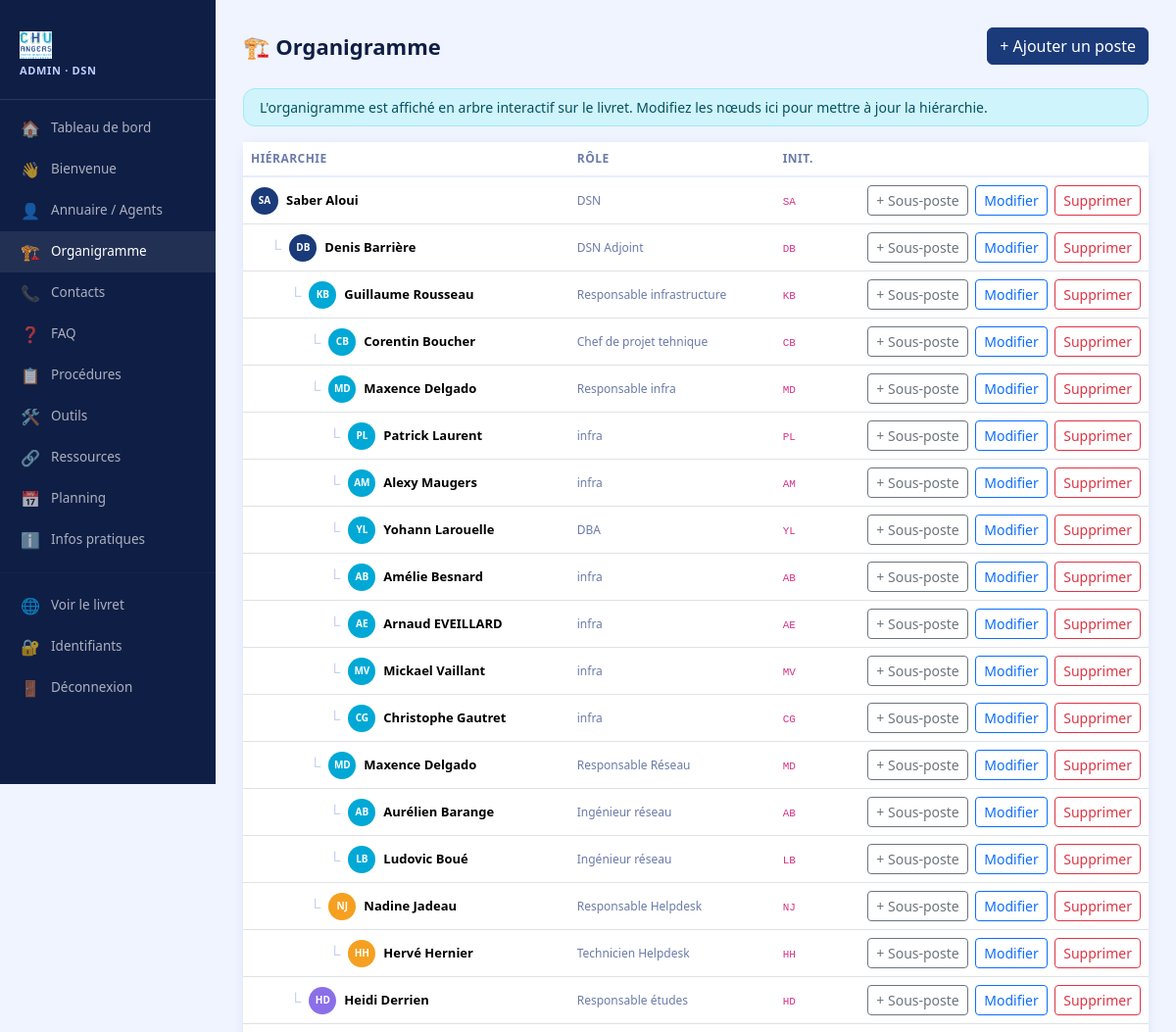
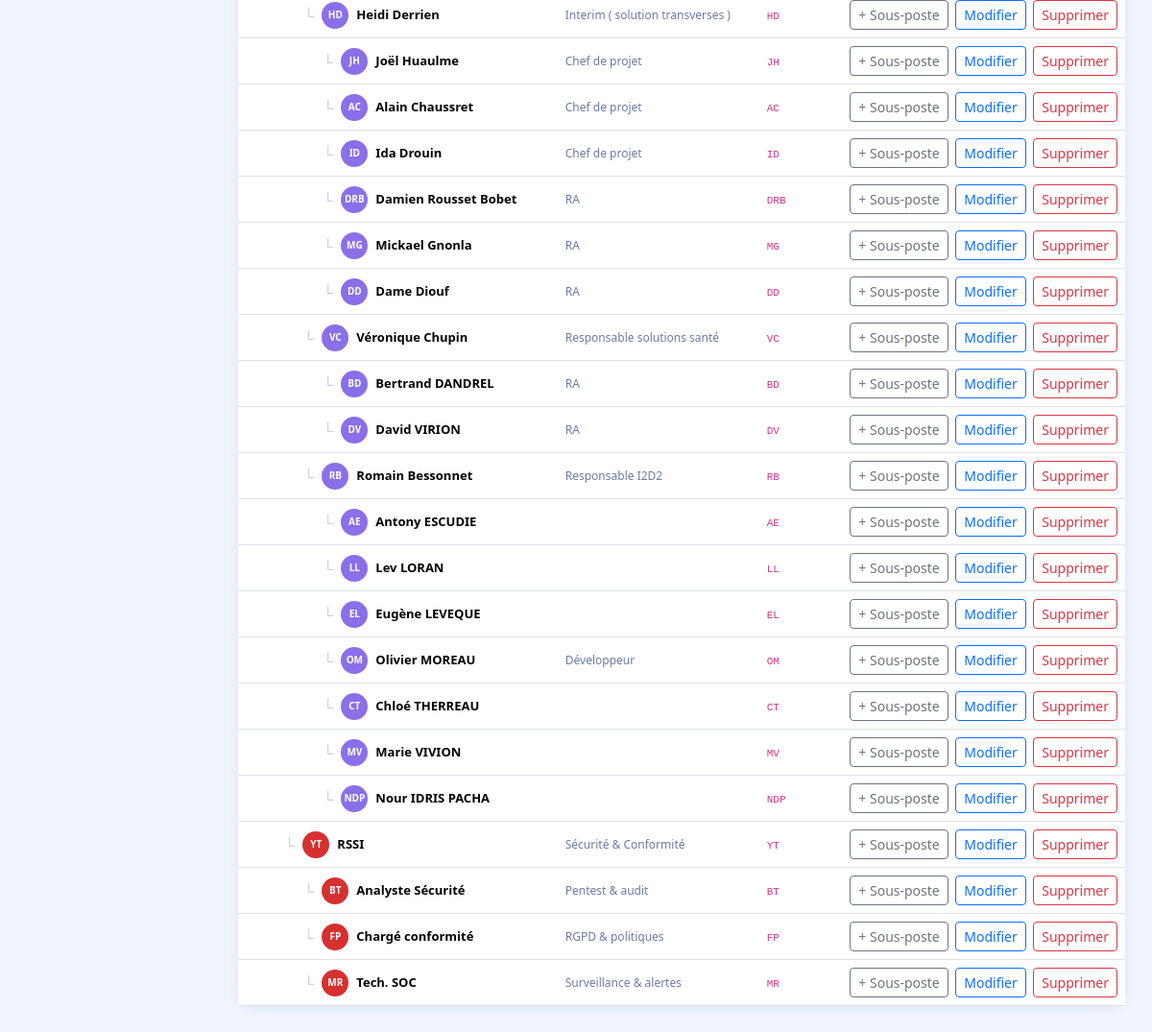
Screenshot of /admin/organigramme.php (signed in) with the database file from the repository (2 pictures, top to bottom).
### tables this page shows
CREATE TABLE `org_nodes` (
  `id` int(11) NOT NULL AUTO_INCREMENT,
  `parent_id` int(11) DEFAULT NULL,
  `nom` varchar(200) NOT NULL,
  `role_label` varchar(200) DEFAULT NULL,
  `initiales` varchar(5) DEFAULT NULL,
  `couleur` varchar(20) DEFAULT '#1B3A7A',
  `ordre` int(11) DEFAULT '0',
  PRIMARY KEY (`id`),
  KEY `parent_id` (`parent_id`)
);

### admin/organigramme.php (the view, shortened to what this page needs)
<?php
require_once '_layout.php';
$db  = getDB();
$action = $_GET['action'] ?? 'list';
$allNodes = $db->query("SELECT id,nom,role_label,initiales,couleur,parent_id FROM org_nodes ORDER BY ordre,id")->fetchAll();
$nodeMap  = array_column($allNodes, null, 'id');
function indentTree(array $nodes, ?int $parentId, int $depth, int $excludeId = 0): array {
    $result = [];
    foreach ($nodes as $n) {
        $nPid = $n['parent_id'] === null ? null : (int)$n['parent_id'];
        if ($nPid === $parentId && (int)$n['id'] !== $excludeId) {
            $n['depth'] = $depth;
            $result[] = $n;
            $result = array_merge($result, indentTree($nodes, (int)$n['id'], $depth+1, $excludeId));
        }
    }
    return $result;
}
?>
<div class="page-header"><h1>🏗️ Organigramme</h1><a href="?action=add" class="btn btn-primary">+ Ajouter un poste</a></div>
<div class="alert alert-info py-2 small">L'organigramme est affiché en arbre interactif sur le livret. Modifiez les nœuds ici pour mettre à jour la hiérarchie.</div>
<?php if ($action==='list'): ?>
<div class="card"><div class="table-responsive"><table class="table mb-0">
<thead><tr><th>Hiérarchie</th><th>Rôle</th><th>Init.</th><th></th></tr></thead>
<tbody>
<?php foreach(indentTree($allNodes, null, 0) as $n): ?>
<tr>
  <td>
    <div class="d-flex align-items-center gap-2" style="padding-left:<?=($n['depth']*20)?>px">
      <?php if ($n['depth'] > 0): ?><span style="color:#C5CFEE;font-size:16px">└</span><?php endif; ?>
      <div style="width:28px;height:28px;border-radius:50%;background:<?=htmlspecialchars($nodeMap[$n['id']]['couleur']??'#1B3A7A')?>;color:#fff;font-size:10px;font-weight:800;display:flex;align-items:center;justify-content:center;flex-shrink:0"><?=htmlspecialchars($n['initiales']??mb_substr($n['nom'],0,2))?></div>
      <strong style="font-size:13px"><?=htmlspecialchars($n['nom'])?></strong>
    </div>
  </td>
  <td style="color:#6B7BA8;font-size:12px"><?=htmlspecialchars($n['role_label'])?></td>
  <td><code style="font-size:11px"><?=htmlspecialchars($n['initiales']??'')?></code></td>
  <td class="text-end">
    <a href="?action=add&parent_id=<?=$n['id']?>" class="btn btn-sm btn-outline-secondary me-1">+ Sous-poste</a>
    <a href="?action=edit&id=<?=$n['id']?>" class="btn btn-sm btn-outline-primary me-1">Modifier</a>
    <a href="?action=delete&id=<?=$n['id']?>" class="btn btn-sm btn-outline-danger" onclick="return confirm('Supprimer ce poste ? Ses enfants remonteront au niveau supérieur.')">Supprimer</a>
  </td>
</tr>
<?php endforeach; ?>
</tbody></table></div></div>
<?php endif; ?>
<?php require_once '_footer.php'; ?>

### admin/_layout.php (style rules this page uses)
body { background: #F0F4FF; font-family: 'Segoe UI', system-ui, sans-serif; }
.page-header { display:flex; align-items:center; justify-content:space-between; margin-bottom:24px; }
.page-header h1 { font-size:22px; font-weight:800; color:#0F1E45; margin:0; }
.card { border:none; border-radius:16px; box-shadow:0 2px 12px rgba(27,58,122,.08); }
.btn-primary { background:#1B3A7A; border-color:#1B3A7A; }
.table th { font-size:12px; text-transform:uppercase; letter-spacing:.04em; color:#6B7BA8; border-bottom:2px solid #E8EDFF; }
.table td { vertical-align:middle; font-size:13.5px; }
.alert { border-radius:12px; }

### rows the page displays
org_nodes: initiales "SA", nom "Saber Aloui", role_label "DSN"
org_nodes: initiales "DB", nom "Denis Barrière", role_label "DSN Adjoint"
org_nodes: initiales "KB", nom "Guillaume Rousseau", role_label "Responsable infrastructure"
org_nodes: initiales "CB", nom "Corentin Boucher", role_label "Chef de projet tehnique"
org_nodes: initiales "MD", nom "Maxence Delgado", role_label "Responsable infra"
org_nodes: initiales "PL", nom "Patrick Laurent", role_label "infra"
org_nodes: initiales "AM", nom "Alexy Maugers", role_label "infra"
org_nodes: initiales "YL", nom "Yohann Larouelle", role_label "DBA"
org_nodes: initiales "AB", nom "Amélie Besnard", role_label "infra"
org_nodes: initiales "AE", nom "Arnaud EVEILLARD", role_label "infra"
org_nodes: initiales "MV", nom "Mickael Vaillant", role_label "infra"
org_nodes: initiales "CG", nom "Christophe Gautret", role_label "infra"
org_nodes: initiales "MD", nom "Maxence Delgado", role_label "Responsable Réseau"
org_nodes: initiales "AB", nom "Aurélien Barange", role_label "Ingénieur réseau"
org_nodes: initiales "LB", nom "Ludovic Boué", role_label "Ingénieur réseau"
org_nodes: initiales "NJ", nom "Nadine Jadeau", role_label "Responsable Helpdesk"
org_nodes: initiales "HH", nom "Hervé Hernier", role_label "Technicien Helpdesk"
org_nodes: initiales "HD", nom "Heidi Derrien", role_label "Responsable études"
org_nodes: initiales "HD", nom "Heidi Derrien", role_label "Interim ( solution transverses )"
org_nodes: initiales "JH", nom "Joël Huaulme", role_label "Chef de projet"
org_nodes: initiales "AC", nom "Alain Chaussret", role_label "Chef de projet"
org_nodes: initiales "ID", nom "Ida Drouin", role_label "Chef de projet"
org_nodes: initiales "DRB", nom "Damien Rousset Bobet", role_label "RA"
org_nodes: initiales "MG", nom "Mickael Gnonla", role_label "RA"
org_nodes: initiales "DD", nom "Dame Diouf", role_label "RA"
org_nodes: initiales "VC", nom "Véronique Chupin", role_label "Responsable solutions santé"
org_nodes: initiales "BD", nom "Bertrand DANDREL", role_label "RA"
org_nodes: initiales "DV", nom "David VIRION", role_label "RA"
org_nodes: initiales "RB", nom "Romain Bessonnet", role_label "Responsable I2D2"
org_nodes: initiales "AE", nom "Antony ESCUDIE"
org_nodes: initiales "LL", nom "Lev LORAN"
org_nodes: initiales "EL", nom "Eugène LEVEQUE"
org_nodes: initiales "OM", nom "Olivier MOREAU", role_label "Développeur"
org_nodes: initiales "CT", nom "Chloé THERREAU"
org_nodes: initiales "MV", nom "Marie VIVION"
org_nodes: initiales "NDP", nom "Nour IDRIS PACHA"
org_nodes: initiales "YT", nom "RSSI", role_label "Sécurité & Conformité"
org_nodes: initiales "BT", nom "Analyste Sécurité", role_label "Pentest & audit"
org_nodes: initiales "FP", nom "Chargé conformité", role_label "RGPD & politiques"
org_nodes: initiales "MR", nom "Tech. SOC", role_label "Surveillance & alertes"

### other values shown
$ico "🏠"
$lbl "Tableau de bord"
$ico "👋"
$lbl "Bienvenue"
$ico "👤"
$lbl "Annuaire / Agents"
$ico "🏗️"
$lbl "Organigramme"
$ico "📞"
$lbl "Contacts"
$ico "❓"
$lbl "FAQ"
$ico "📋"
$lbl "Procédures"
$ico "🛠️"
